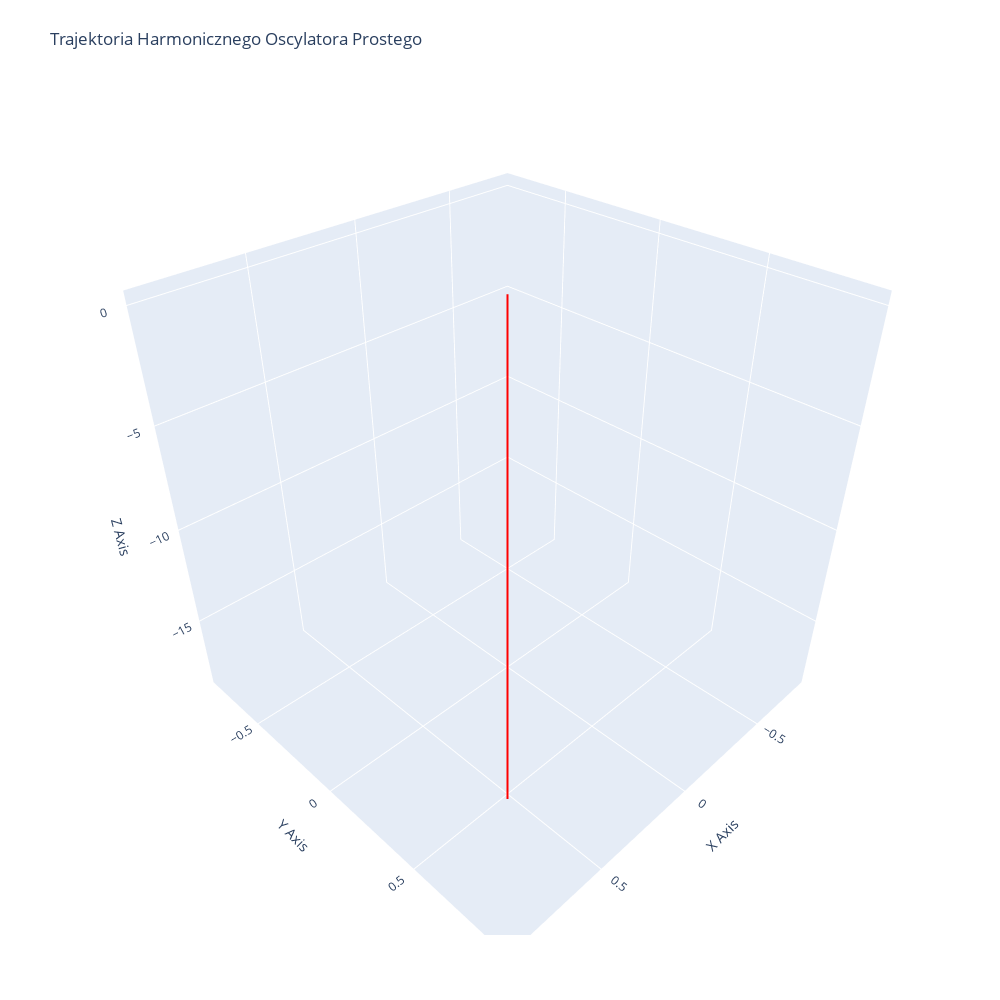

This figure's notebook cell:
### Code cell
import plotly.graph_objs as go
from IPython.display import display

# Zakładam, że `t`, `position`, i `velocity` są już obliczone przez Twojego solvera
# Tutaj generujemy wykres

fig = go.Figure()

# Dodajemy trajektorię dla każdej osi
fig.add_trace(go.Scatter3d(x=position[0], y=position[1], z=position[2],
                           mode='lines', name='Trajektoria',line=dict(color='red', width=4))      )

# Ustawienia wykresu
fig.update_layout(title='Trajektoria Harmonicznego Oscylatora Prostego',
                  scene=dict(xaxis_title='X Axis',
                             yaxis_title='Y Axis',
                             zaxis_title='Z Axis'),
                  autosize=False, width=1000, height=1000,
                  margin=dict(l=65, r=50, b=65, t=90))

# Wyświetlenie wykresu
display(fig)

### Figure 1 — Plotly figure (JSON) as saved in the notebook; plotly's stock layout.template omitted (floating-point values rounded to 4 significant figures; data arrays with more than 128 entries replaced by an {"elided": "..."} marker saying what was removed)
{"data": [{"line": {"color": "red", "width": 4}, "mode": "lines", "name": "Trajektoria", "type": "scatter3d", "x": {"elided": "2000 float values"}, "y": {"elided": "2000 float values"}, "z": {"elided": "2000 float values"}}], "layout": {"autosize": false, "height": 1000, "margin": {"b": 65, "l": 65, "r": 50, "t": 90}, "scene": {"xaxis": {"title": {"text": "X Axis"}}, "yaxis": {"title": {"text": "Y Axis"}}, "zaxis": {"title": {"text": "Z Axis"}}}, "title": {"text": "Trajektoria Harmonicznego Oscylatora Prostego"}, "width": 1000}}
